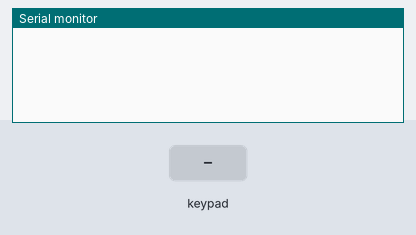
A sketch run on a simulated Arduino Uno, built with avr-gcc and run on an emulated ATmega328P. On the bench: the last lines printed to the serial monitor. The inputs (shaded band) are chosen by the test bench.

Above: at 1.2 s.
1.3 s: key '1' pressed
At 2.5 s:
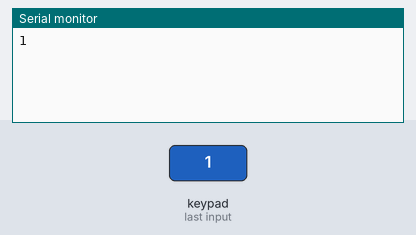
2.8 s: keypad keys 8 7 6 5 # pressed 0.4 s apart
At 5.2 s:
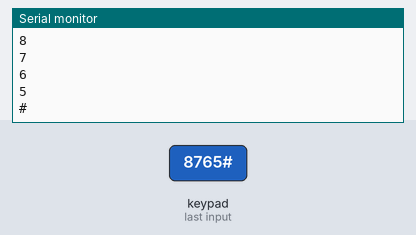
6.3 s: key '*' pressed
At 6.7 s:
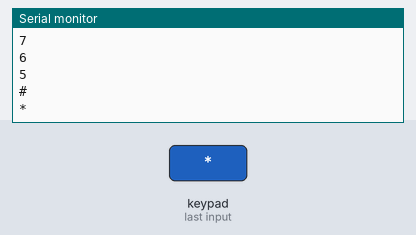
7.8 s: keypad keys 4 3 2 pressed 0.4 s apart
At 9.5 s:
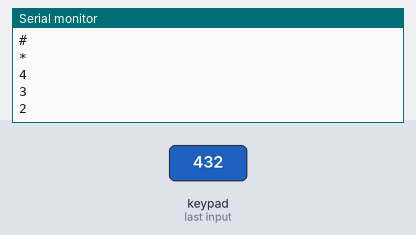
Timing chart, 0 to 11.0 s (numbered marks = the images above; inputs shaded):
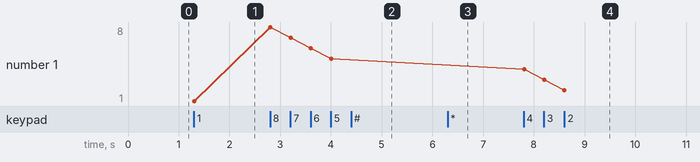

The sketch:

KeypadTesting.ino
```cpp
#include <Keypad.h>

const byte ROWS = 4; //four rows
const byte COLS = 3; //three columns
char keys[ROWS][COLS] = {
  {'1','2','3'},
  {'4','5','6'},
  {'7','8','9'},
  {'*','0','#'}
};
byte rowPins[ROWS] = {8, 7, 6, 5}; //connect to the row pinouts of the keypad
byte colPins[COLS] = {4, 3, 2}; //connect to the column pinouts of the keypad

Keypad keypad = Keypad( makeKeymap(keys), rowPins, colPins, ROWS, COLS );

void setup(){
  Serial.begin(9600);
}

void loop(){
  char key = keypad.getKey();

  if (key != NO_KEY){
    Serial.println(key);
  }
}
```

Measured:
- after the input at 1.3 s, the serial monitor: prints a new line at once (image 1)
- after the input at 2.8 s, the serial monitor: prints a new line at once (image 2)
- after the input at 6.3 s, the serial monitor: prints a new line at once (image 3)
- after the input at 7.8 s, the serial monitor: prints a new line at once (image 4)
- plotted number 1: 1 → 5 after the input at 2.8 s, 5 → 2 after the input at 7.8 s
